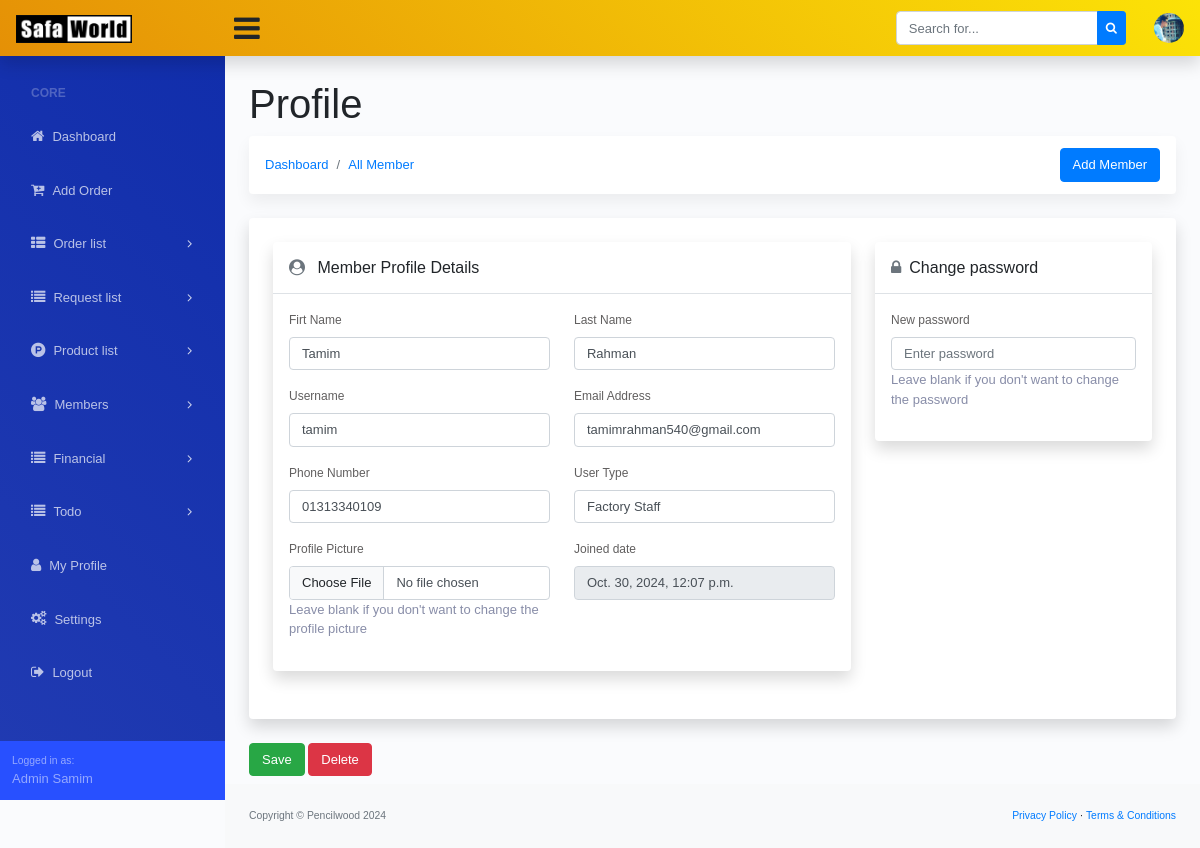
The app's page /member/9/ (signed in) with its own data.
### dashboard/models.py (models this page shows, shortened)
class Site_Settings(models.Model):
    fav_icon = models.ImageField(upload_to='logo/', blank=True, null=True)
    logo = models.ImageField(upload_to='logo/', blank=True, null=True)
    website_name = models.CharField(max_length=200, blank=True, null=True)
    website_title = models.CharField(max_length=1000, blank=True, null=True)
    copyright_company = models.CharField(max_length=200)
    copyright_year = models.CharField(max_length=4)

### account/models.py (models this page shows, shortened)
class Custom_User(AbstractUser):
    USER_TYPE = (
        ('Admin', 'Admin'),
        ('Staff', 'Staff'),
        ('Factory Staff', 'Factory Staff'),
    )
    user_type = models.CharField(max_length=20, choices=USER_TYPE, blank=True, null=True)
    email = models.EmailField(("email address"), blank=True, unique=True)
    phone_number = models.CharField(max_length=14, blank=True, null=True)
    profile_picture = models.ImageField(upload_to='profile-picture/', blank=True, null=True)
    USERNAME_FIELD = "email"
    REQUIRED_FIELDS = ["username"]

### account/views.py (the view, shortened to what this page needs)
# urls.py: path('member/<int:id>/', MemberUpdateView.as_view(), name='member_view'),
class MemberUpdateView(LoginRequiredMixin, UpdateView):
    model = Custom_User
    form_class = UserProfileForm
    template_name = 'account/member_view.html'
    def get_object(self, queryset=None):
        return get_object_or_404(Custom_User, id=self.kwargs['id'])

### dashboard/context_processor.py (called while the page is built)
def website_settings(request):
    website_setting = Site_Settings.objects.all().first()
    return {'website_setting': website_setting}

### templates/account/member_view.html (shortened to what this page needs)
{% extends '../base.html' %}
{% block dashboard_body %}
<main>
   <div class="container-fluid">
      <h1 class="mt-4">{{member.first_name}} {{member.last_name}} Profile</h1>
      <ol class="breadcrumb mb-4 d-flex justify-content-between align-items-center">
         <div class="d-flex align-items-center">
             <li class="breadcrumb-item"><a href="{% url 'dashboard' %}">Dashboard</a></li>
             <li class="breadcrumb-item"><a href="{% url 'member_list' %}">All Member</a></li>
         </div>
         <li class="breadcrumb-item ml-auto">
             <a href="{% url 'addNewUser' %}" class="btn btn-primary" style="margin-left: 10px;">Add Member</a>
         </li>
     </ol>
      <form method="POST" enctype="multipart/form-data">
         <div class="row">
            <div class="col-xl-12">
               <div class="card mb-4 order-list">
                  <div class="gold-members p-4">
                     <div class="row">
                        <div class="col-md-8 add_top_30">
                           <div class="card mb-4 order-list">
                              <div class="gold-members">
                                 <div class="box_general padding_bottom">
                                    <div class="header_box version_2 border-bottom p-3">
                                       <h6 class="m-0">
                                          {% if object.profile_picture %}
                                          <img src="{{object.profile_picture.url}}" alt="profile-picture" style="width: 16px; height: auto; border-radius: 100%;">
                                          {% else %}
                                          <i class="fa fa-user-circle text-muted mr-2"></i>
                                          {% endif %}
                                          Member Profile Details
                                       </h6>
                                    </div>
                                    <div class="p-3">
                                       <div class="row">
                                          <div class="col-md-6">
                                             <div class="form-group">
                                                <label>Firt Name</label>
                                                {{form.first_name}}
                                             </div>
                                          </div>
                                          <div class="col-md-6">
                                             <div class="form-group">
                                                <label>Last Name</label>
                                                {{form.last_name}}
                                             </div>
                                          </div>
                                       </div>
                                       <div class="row">
                                          <div class="col-md-6">
                                             <div class="form-group">
                                                <label>Username</label>
                                                {{form.username}}
                                             </div>
                                          </div>
                                          <div class="col-md-6">
                                             <div class="form-group">
                                                <label>Email Address</label>
                                                {{form.email}}
                                             </div>
                                          </div>
                                       </div>
                                       <div class="row">
                                          <div class="col-md-6">
                                             <div class="form-group">
                                                <label>Phone Number</label>
                                                {{form.phone_number}}
                                             </div>
                                          </div>
                                          <div class="col-md-6">
                                             <div class="form-group">
                                                <label>User Type</label>
                                                {{form.user_type}}
                                             </div>
                                          </div>
                                       </div>
                                       <div class="row">
                                          <div class="col-md-6">
                                             <div class="form-group">
                                                <label>Profile Picture</label>
                                                {{form.profile_picture}}
                                                <p>{{form.profile_picture.help_text}}</p>
                                             </div>
                                          </div>
                                          <div class="col-md-6">
                                             <div class="form-group">
                                                <label>Joined date</label>
                                                <input type="text" class="form-control" value="{{object.date_joined}}" readonly disabled>
                                             </div>
                                          </div>
                                       </div>
                                    </div>
                                 </div>
                              </div>
                           </div>
                        </div>
                        <div class="col-md-4">
                           <div class="card mb-4 order-list">
                              <div class="gold-members">
                                 <div class="box_general padding_bottom">
                                    <div class="header_box version_2 border-bottom p-3">
                                       <h6 class="m-0">
                                          <i class="fa fa-lock text-muted mr-2"></i>Change password
                                       </h6>
                                    </div>
                                    <div class="p-3">
                                       <div class="form-group">
                                          <label>New password</label>
                                          {{form.password}}
                                          <p>{{form.password.help_text}}</p>
                                       </div>
                                    </div>
                                 </div>
                              </div>
                           </div>
                        </div>
                     </div>
                  </div>
               </div>
               <div class="save mb-2">
                  <button type="submit" class="btn btn-success">Save</button>
                  <a href="{% url 'user_delete' object.id %}" class="btn btn-danger">Delete</a>
               </div>
            </div>
         </div>
      </form>
   </div>
</main>
{% endblock dashboard_body %}

### templates/base.html (shortened to what this page needs)
{% load static %}
<!DOCTYPE html>
<html lang="en">
<head>
  <link href="https://cdn.jsdelivr.net/npm/bootstrap@5.3.2/dist/css/bootstrap.min.css" rel="stylesheet"
>
  <link href="{% static 'assets/css/dataTables.bootstrap4.min.css' %}" rel="stylesheet">
  <link href="{% static 'assets/css/styles.css' %}" rel="stylesheet" />
  <link rel="stylesheet" href="https://cdnjs.cloudflare.com/ajax/libs/font-awesome/4.7.0/css/font-awesome.min.css">
</head>
<body class="sb-nav-fixed">
  {% include './navbar.html' %}
  <div id="layoutSidenav">
    <div id="layoutSidenav_nav">
      {% include './side_navbar.html' %}
    </div>
    <div id="layoutSidenav_content">
      {% block dashboard_body %}
      {% endblock dashboard_body %}
      <footer class="py-4 bg-light mt-auto">
        <div class="container-fluid">
          <div class="d-flex align-items-center justify-content-between small">
            <div class="text-muted">Copyright &copy; {{website_setting.copyright_company}} {{website_setting.copyright_year}}</div>
            <div>
              <a href="">Privacy Policy</a>
              &middot;
              <a href="">Terms &amp; Conditions</a>
            </div>
          </div>
        </div>
      </footer>
    </div>
  </div>
</body>
</html>

### templates/navbar.html (shortened to what this page needs)
{% load static %}
<nav class="sb-topnav navbar navbar-expand navbar-light shadow-sm bg-warning">
    <a class="navbar-brand" href="{% url 'dashboard' %}">
        <img alt="logo" src="
        {% if website_setting.logo %}
        {{website_setting.logo.url}}
        {% endif %}
        " width="60%">
    </a>
    <button class="btn btn-link btn-sm order-1 order-lg-0" id="sidebarToggle" href="#"
        style="font-size: 30px !important;"><i class="fa fa-bars"></i></button>
    <form class="d-none d-md-inline-block form-inline ml-auto mr-0 mr-md-3 my-2 my-md-0">
        <div class="input-group">
            <input class="form-control" type="text" placeholder="Search for..." aria-label="Search"
                aria-describedby="basic-addon2" />
            <div class="input-group-append">
                <button class="btn btn-primary btn-sm" type="button"><i class="fa fa-search"></i></button>
            </div>
        </div>
    </form>
    <ul class="navbar-nav ml-auto ml-md-0">
        <li class="nav-item dropdown no-arrow ml-1 osahan-profile-dropdown">
            <a class="nav-link dropdown-toggle pr-0" href="#" role="button" data-toggle="dropdown" aria-haspopup="true"
                aria-expanded="false">
                {% if request.user.profile_picture %}
                <img class="img-profile rounded-circle" src="{{request.user.profile_picture.url}}">
                {% else %}
                <i class="fa fa-user-circle" style="font-size: 35px;"></i>
                {% endif %}
            </a>
        </li>
    </ul>
</nav>

### templates/side_navbar.html (shortened to what this page needs)
{% url 'dashboard' as admin_dashboard_url %}
<nav class="sb-sidenav accordion sb-sidenav-dark" id="sidenavAccordion">
    <div class="sb-sidenav-menu">
        <div class="nav">
            <div class="sb-sidenav-menu-heading">Core</div>
            <a class="nav-link Active" href="{{admin_dashboard_url}}">
                <div class="sb-nav-link-icon"><i class="fa fa-home"></i></div>
                Dashboard
            </a>
            <a class="nav-link Active" href="{% url 'add_new_order' %}">
                <div class="sb-nav-link-icon"><i class="fa fa-cart-plus"></i></div>
                Add Order
            </a>
            <a class="nav-link collapsed" href="#" data-toggle="collapse" data-target="#collapseOrder"
                aria-expanded="false" aria-controls="collapseOrder">
                <div class="sb-nav-link-icon"><i class="fa fa-th-list"></i></div>
                Order list
                <div class="sb-sidenav-collapse-arrow"><i class="fa fa-angle-down"></i></div>
            </a>
            <a class="nav-link collapsed" href="#" data-toggle="collapse" data-target="#collapseRequest"
                aria-expanded="false" aria-controls="collapseRequest">
                <div class="sb-nav-link-icon"><i class="fa fa-list"></i></div>
                Request list
                <div class="sb-sidenav-collapse-arrow"><i class="fa fa-angle-down"></i></div>
            </a>
            <a class="nav-link collapsed" href="#" data-toggle="collapse" data-target="#collapseProduct"
                aria-expanded="false" aria-controls="collapseProduct">
                <div class="sb-nav-link-icon"><i class="fa fa-product-hunt"></i></div>
                Product list
                <div class="sb-sidenav-collapse-arrow"><i class="fa fa-angle-down"></i></div>
            </a>
            {% if request.user.user_type == 'Admin' %}
            <a class="nav-link collapsed" href="#" data-toggle="collapse" data-target="#collapseMembers"
                aria-expanded="false" aria-controls="collapseMembers">
                <div class="sb-nav-link-icon"><i class="fa fa-users"></i></div>
                Members
                <div class="sb-sidenav-collapse-arrow"><i class="fa fa-angle-down"></i></div>
            </a>
            {% endif %}
            <a class="nav-link collapsed" href="#" data-toggle="collapse" data-target="#collapseFinancial"
                aria-expanded="false" aria-controls="collapseRequest">
                <div class="sb-nav-link-icon"><i class="fa fa-list"></i></div>
                Financial
                <div class="sb-sidenav-collapse-arrow"><i class="fa fa-angle-down"></i></div>
            </a>
            <a class="nav-link collapsed" href="#" data-toggle="collapse" data-target="#collapseTodo"
                aria-expanded="false" aria-controls="collapseRequest">
                <div class="sb-nav-link-icon"><i class="fa fa-list"></i></div>
                Todo
                <div class="sb-sidenav-collapse-arrow"><i class="fa fa-angle-down"></i></div>
            </a>
            <a class="nav-link Active" href="{% url 'my_profile' %}">
                <div class="sb-nav-link-icon"><i class="fa fa-user"></i></div>
                My Profile
            </a>
            {% if request.user.user_type == 'Admin' %}
            <a class="nav-link Active" href="{% url 'settings' %}">
                <div class="sb-nav-link-icon"><i class="fa fa-gears"></i></div>
                Settings
            </a>
            {% endif %}
            <a class="nav-link" href="{% url 'logout' %}">
                <div class="sb-nav-link-icon"><i class="fa fa-sign-out"></i></div>
                Logout
            </a>
        </div>
    </div>
    <div class="sb-sidenav-footer">
        <div class="small">Logged in as:</div>
        {{request.user.first_name}} {{request.user.last_name}}
    </div>
</nav>

### records on screen
Site_Settings: logo (picture), copyright_company "Pencilwood", copyright_year "2024"
Custom_User: user.profile_picture (picture), user.first_name "Admin", user.last_name "Samim"
Custom_User: first_name "Tamim", last_name "Rahman", username "tamim", email "tamimrahman540@gmail.com", phone_number "01313340109", user_type "Factory Staff", date_joined "Oct. 30, 2024, 12:07 p.m."
